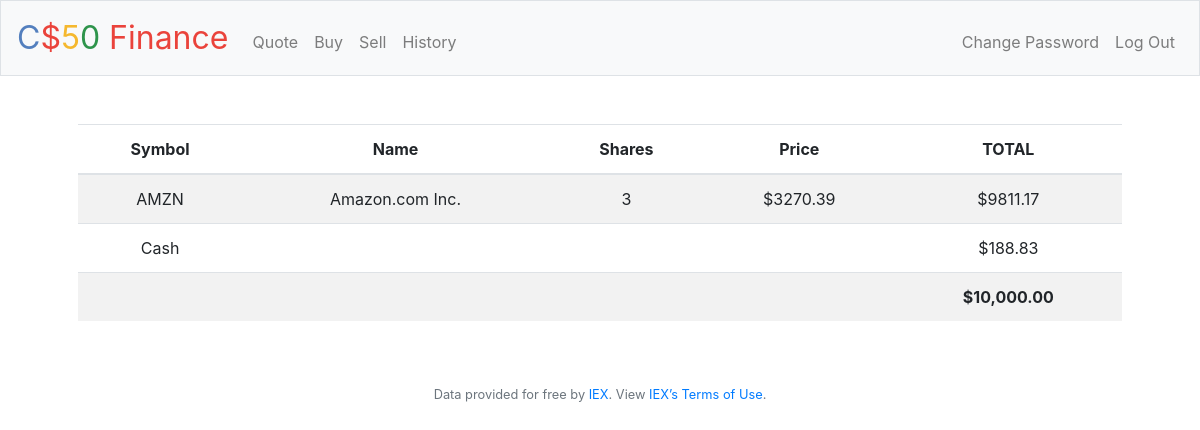
/ (signed in), run on the app's committed database.
### tables this page shows
CREATE TABLE purchases (person_id INTEGER NOT NULL, name TEXT NOT NULL, symbol TEXT NOT NULL, shares NUMERIC NOT NULL, price NUMERIC NOT NULL, buy BOOLEAN, sell BOOLEAN, total NUMERIC NOT NULL, transaction_date TEXT NOT NULL, FOREIGN KEY (person_id) REFERENCES users(id));

### application.py (the view)
@app.route("/")
@login_required
def index():
    items = db.execute("SELECT symbol, name, shares, price, total FROM purchases WHERE person_id = ?", session["user_id"])
    if not items:
        return apology("No data to display", 200)
    cash = 0.0
    money = db.execute("SELECT cash FROM users WHERE id = ?", session["user_id"])
    for entry in money:
        cash = entry["cash"]
    info = db.execute("SELECT SUM(total) FROM purchases WHERE person_id = ?", session["user_id"])
    for item in info:
        total = item["SUM(total)"]
        break
    TOTAL = cash + total
    return render_template("index.html", items=items, cash=usd(cash), TOTAL=usd(TOTAL))

### application.py (called while the page is built)
@app.after_request
def after_request(response):
    response.headers["Cache-Control"] = "no-cache, no-store, must-revalidate"
    response.headers["Expires"] = 0
    response.headers["Pragma"] = "no-cache"
    return response

### helpers.py (called while the page is built)
def login_required(f):
    @wraps(f)
    def decorated_function(*args, **kwargs):
        if session.get("user_id") is None:
            return redirect("/login")
        return f(*args, **kwargs)
    return decorated_function

def usd(value):
    return f"${value:,.2f}"

### templates/index.html (shortened to what this page needs)
{% extends "layout.html" %}
{% block main %}
    <table class="table table-striped">
        <thead>
            <tr>
                <th scope="col">Symbol</th>
                <th scope="col">Name</th>
                <th scope="col">Shares</th>
                <th scope="col">Price</th>
                <th scope="col">TOTAL</th>
            </tr>
        </thead>
        <tbody>
            {% for item in items %}
                <tr>
                    <td>{{ item.symbol }}</td>
                    <td>{{ item.name }}</td>
                    <td>{{ item.shares }}</td>
                    <td>{{ "$%.2f" | format(item.price) }}</td>
                    <td>{{ "$%.2f" | format(item.total) }}</td>
                </tr>
            {% endfor %}
            <tr>
                <td>Cash</td>
                <td></td>
                <td></td>
                <td></td>
                <td>{{ cash }}</td>
            </tr>
            <tr>
                <td></td>
                <td></td>
                <td></td>
                <td></td>
                <td><b>{{ TOTAL }}</b></td>
            </tr>
        </tbody>
    </table>
{% endblock %}

### data on the page
purchases: symbol "AMZN", name "Amazon.com Inc.", shares "3", price "$3270.39", total "$9811.17"

### other printed values
{{ cash }} "$188.83"
{{ TOTAL }} "$10,000.00"
